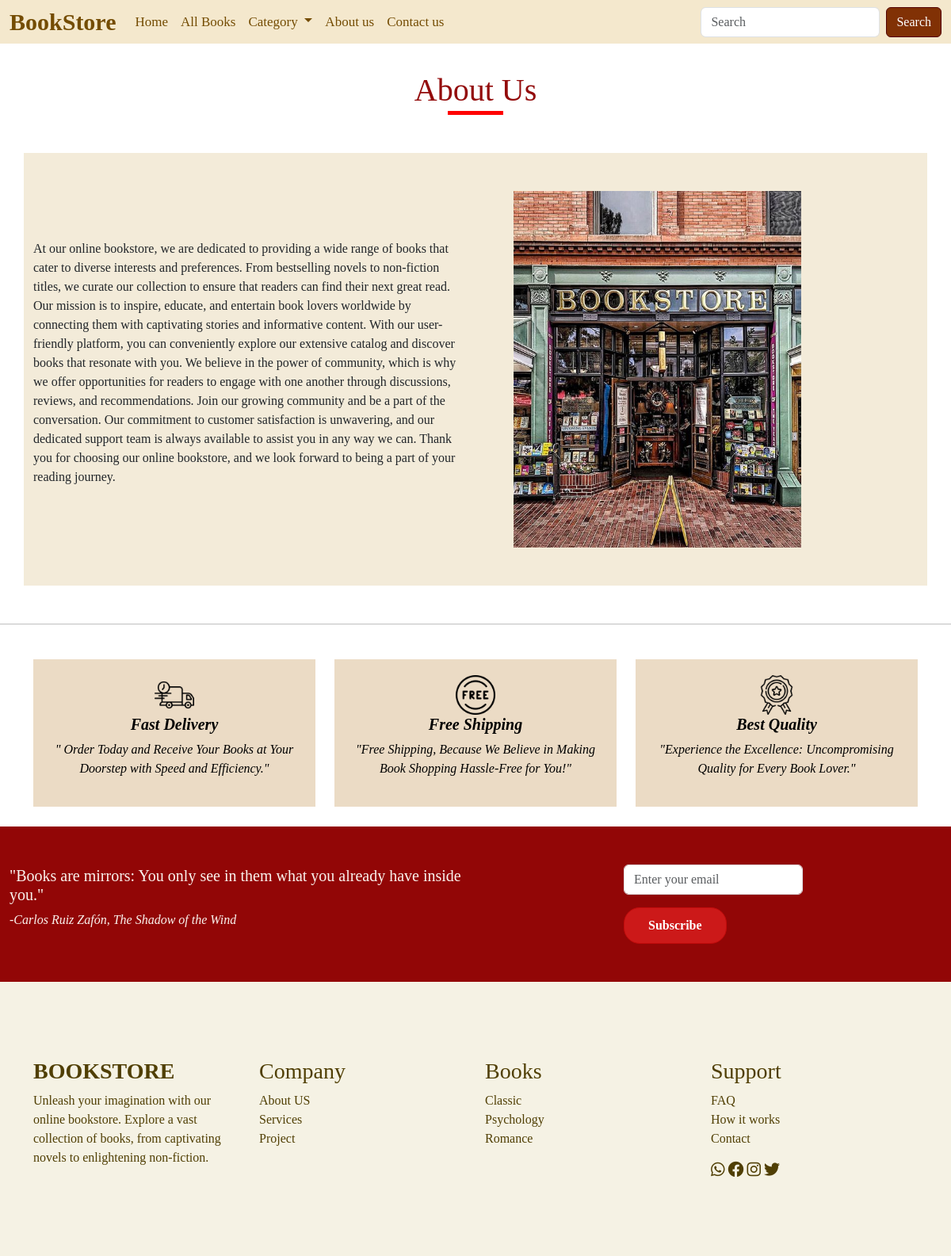
Screenshot of /aboutus/ with the database file from the repository.
### bookApp/models.py (models this page shows, shortened)
class Category(models.Model):
    category_id = models.AutoField(primary_key=True)
    category_name = models.CharField(max_length=50, null=True, blank=True)

### bookApp/views.py (the view)
# urls.py: path('aboutus/', views.aboutus, name='aboutus'),
def aboutus(request):
    books = Book.objects.all()
    categories = Category.objects.all()
    context = {'books': books,'categories': categories}
    return render(request, 'aboutus.html',context)

### bookApp/templates/aboutus.html (shortened to what this page needs)
<!DOCTYPE html>
{% extends 'index.html' %}
{% load static %}
{% block content %}
 <h1 class="title">About Us<span class="red-line"></span></h1>
 <div class="container mb-5" style=" background-color: #f3ebd9;">
    <div class="row mt-5">
        <div class="col-12 col-md-6 d-flex justify-content-center align-items-center bg-beige" >
            <p>
                At our online bookstore, we are dedicated to providing a wide range of books that cater to diverse interests and preferences. From bestselling novels to non-fiction titles, we curate our collection to ensure that readers can find their next great read. Our mission is to inspire, educate, and entertain book lovers worldwide by connecting them with captivating stories and informative content.
                With our user-friendly platform, you can conveniently explore our extensive catalog and discover books that resonate with you. We believe in the power of community, which is why we offer opportunities for readers to engage with one another through discussions, reviews, and recommendations. Join our growing community and be a part of the conversation. Our commitment to customer satisfaction is unwavering, and our dedicated support team is always available to assist you in any way we can. Thank you for choosing our online bookstore, and we look forward to being a part of your reading journey.
            </p>
        </div>
        <div class="col-12 col-md-6 p-5">
            <img src="{%static 'images/about_as.jpg'%}" class="img-fluid object-fit-contain" alt="">
        </div>
    </div>
</div>
  <hr>
<section class="why_section layout_padding">
    <div class="container">
        <div class="row">
            <div class="col-md-4">
                <div class="box">
                    <div class="img-box">
                        <img src="{%static 'images/fast-delivery.png'%}" >
                    </div>
                    <div class="detail-box">
                        <h5>
                            Fast Delivery
                        </h5>
                        <p>
                            " Order Today and Receive Your Books at Your Doorstep with Speed and Efficiency."
                        </p>
                    </div>
                </div>
            </div>
            <div class="col-md-4">
                <div class="box">
                    <div class="img-box">
                        <img src="{%static 'images/free.png'%}" >
                    </div>
                    <div class="detail-box">
                        <h5>
                            Free Shipping
                        </h5>
                        <p>
                            "Free Shipping, Because We Believe in Making Book Shopping Hassle-Free for You!"
                        </p>
                    </div>
                </div>
            </div>
            <div class="col-md-4">
                <div class="box">
                    <div class="img-box">
                        <img src="{%static 'images/premium-quality.png'%}" >
                    </div>
                    <div class="detail-box">
                        <h5>
                            Best Quality
                        </h5>
                        <p>
                            "Experience the Excellence: Uncompromising Quality for Every Book Lover."
                        </p>
                    </div>
                </div>
            </div>
        </div>
    </div>
</section>
    {% endblock %}

### bookApp/templates/footer.html
<!DOCTYPE html>
<footer class="custom-footer py-5">
    <div class="container py-5">
        <div class="row">
            <div class="col-12 col-md-6 col-lg-3 mb-4 mb-md-0">
                <h3 class="fs-3 fw-bold text-dark"><a href="{% url 'home' %}" >BOOKSTORE</a></h3>
                <p>Unleash your imagination with our online bookstore. Explore a vast collection of books, from captivating novels to enlightening non-fiction. </p>
            </div>
            <div class="col-12 col-md-6 col-lg-3 mb-4 mb-md-0">
                <div>
                    <h3>Company</h3>
                    <ul class="list-unstyled">
                        <li><a href="{% url 'aboutus' %}" >About US</a></li>
                        <li><a href="">Services</a></li>
                        <li><a href="">Project</a></li>
                    </ul>
                </div>
            </div>
            <div class="col-12 col-md-6 col-lg-3 mb-4 mb-md-0">
                <div>
                    <h3>Books</h3>
                    <ul class="list-unstyled">
                        {% for category in categories %}
                        <li>
                            <a class="dropdown-item" href="{% url 'category' category.category_id %}">{{ category.category_name }}</a>
                        </li>
                        {% endfor %}
                    </ul>
                </div>
            </div>
            <div class="col-12 col-md-6 col-lg-3 mb-4 mb-md-0">
                <div>
                    <h3>Support</h3>
                    <ul class="list-unstyled">
                        <li><a href="">FAQ</a></li>
                        <li><a href="">How it works</a></li>
                        <li><a href="{% url 'contact'%}" >Contact</a></li>
                    </ul>
                    <div class="social">
                        <a href="https://whatsapp.com" target="_blank"><i class="fa-brands fa-whatsapp fa-lg"></i></a>
                        <a href="https://facebook.com" target="_blank"><i class="fa-brands fa-facebook fa-lg"></i></a>
                        <a href="https://instagram.com" target="_blank"><i class="fa-brands fa-instagram fa-lg"></i></a>
                        <a href="https://twitter.com" target="_blank"><i class="fa-brands fa-twitter fa-lg"></i></a>
                    </div>
                </div>
            </div>
        </div>
    </div>
</footer>

### bookApp/static/css/style.css (style rules this page uses)
.img-box { display: flex; justify-content: center; align-items: center; }
.img-box img { width: 50px; height: 50px; }
.box { background-color: rgb(235, 219, 197); color: rgb(0, 0, 0); padding: 20px; margin-bottom: 25px; margin-top: 25px; }
.detail-box { text-align: center; font-size: medium; font-style: italic; }
.detail-box h5 { font-weight: bold; }
.red-line { display: block; width: 70px; height: 5px; background-color: red; margin: 2px auto 15px; }
.custom-footer { background-color: #f5f2e4; }
.custom-footer h3, .custom-footer p, .custom-footer a { color: #503f04; }
.custom-footer a { text-decoration: none; }
.object-fit-contain { object-fit: contain; max-height: 450px; max-width: 100%; }
h1 { text-align: center; font-size: 40px; padding-top: 35px; font-family: Serif; color: #896614; }
hr { color: black; height: 4px; border-style: solid; max-width: 100%; }
body { font-family: serif; }
.title { color: #930b0b; }

### rows the page displays
Category: category_name "Classic"
Category: category_name "Psychology"
Category: category_name "Romance"
